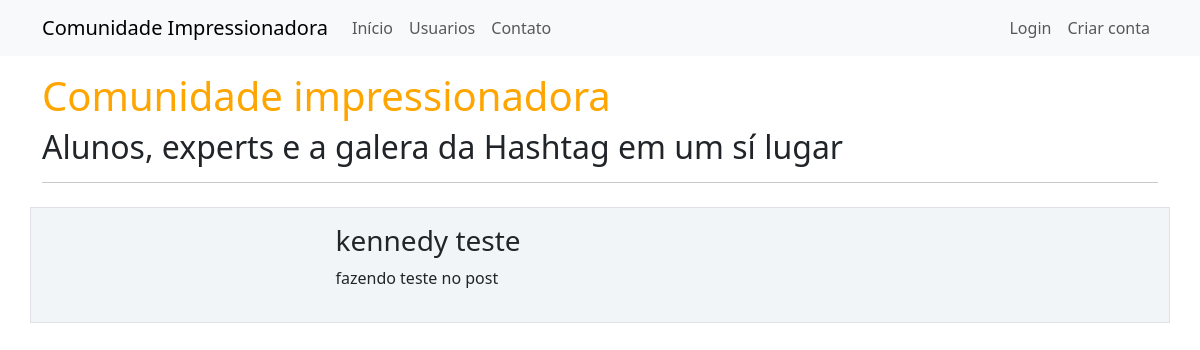
Before: / with the older database file.
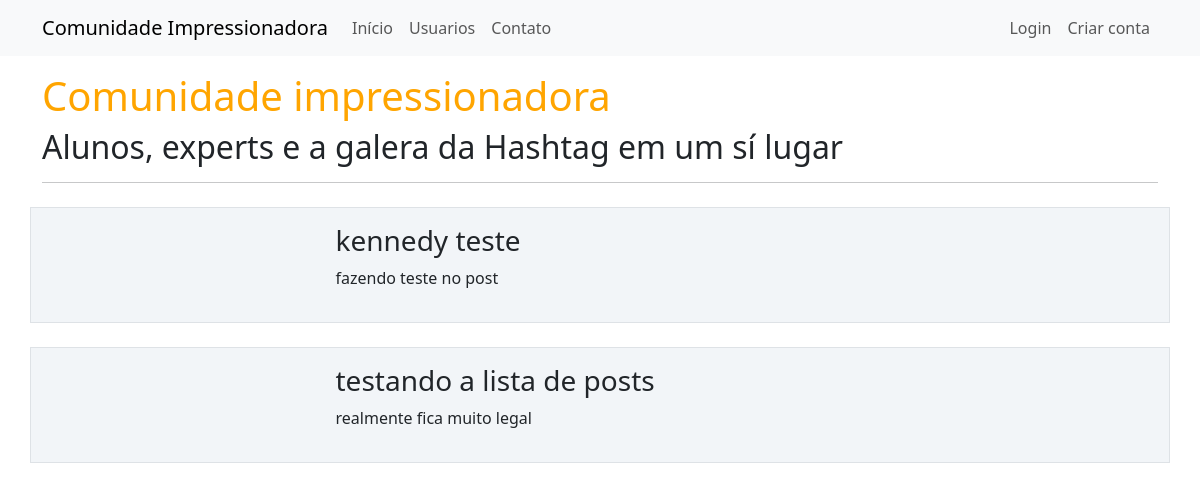
After: the same page with the newer database file.
### comunidadeimpressionadora/models.py (models this page shows)
class Post(database.Model):
    id = database.Column(database.Integer,primary_key = True)
    titulo = database.Column(database.String,nullable = False)
    corpo = database.Column(database.Text,nullable = False)
    data_criacao = database.Column(database.DateTime,nullable= False, default = datetime.utcnow )
    id_usuario = database.Column(database.Integer,database.ForeignKey('usuario.id'),nullable=False) #informando a chave estrangeira

### comunidadeimpressionadora/routes.py (the view)
@app.route('/')
def home():
    posts = Post.query.all()
    return render_template('home.html',posts=posts) #usando render_template para chamar o arquivo html

### comunidadeimpressionadora/templates/home.html (shortened to what this page needs)
{% extends 'base.html' %} {% block body %}
<div class="container mt-3">
  <h1 style="color:orange">Comunidade impressionadora</h1>
  <h2>Alunos, experts e a galera da Hashtag em um sí lugar</h2>
  <hr>
  {% for post in posts %}
  <div class="row border mt-4 p-3 meupost">
    <div class="col-3">
      <div class="image pe-2">
      </div>
    </div>
    <div class="col-9">
      <h3>{{ post.titulo }}</h3>
      <p>{{ post.corpo }}</p>
    </div>
  </div>
  {% endfor %}
</div>
{% endblock %}

### comunidadeimpressionadora/templates/base.html (shortened to what this page needs)
<!doctype html>
<html lang="pt-br">
<head>
  <link href="https://cdn.jsdelivr.net/npm/bootstrap@5.3.8/dist/css/bootstrap.min.css" rel="stylesheet"
 />
  <link rel="stylesheet" type="text/css" href="{{ url_for('static',filename='main.css') }}">
</head>
<body>
  {% include 'navbar.html' %}
  {% block body %}
  {% endblock %}
</body>
</html>

### comunidadeimpressionadora/templates/navbar.html
<nav class="navbar navbar-expand-lg navbar-light bg-light">
  <div class="container-fluid container">
    <a class="navbar-brand" href="{{url_for('home')}}">Comunidade Impressionadora</a>
    <div class="collapse navbar-collapse" id="navbarSupportedContent">
      <ul class="navbar-nav me-auto mb-2 mb-lg-0">
        <li class="nav-item">
          <a class="nav-link" aria-current="page" href="{{url_for('home')}}">Início</a>
        </li>
        <li class="nav-item">
          <a class="nav-link" href="{{ url_for('usuarios') }}">Usuarios</a>
        </li>
        <li class="nav-item">
          <a class="nav-link" href="{{ url_for('contato') }}">Contato</a>
        </li>
      </ul>
      {% if current_user.is_authenticated %}
      <ul class="navbar-nav d-flex">
        <li class="nav-item">
          <a class="nav-link" href="{{ url_for('criar_post') }}">Criar Post</a>
        </li>
        <li class="nav-item">
          <a class="nav-link" href="{{ url_for('perfil') }}">Perfil</a>
        </li>
        <li class="nav-item">
          <a class="nav-link" href="{{ url_for('sair') }}">Logout</a>
        </li>
      </ul>
      {% else %}
      <ul class="navbar-nav d-flex">
        <li class="nav-item">
          <a class="nav-link" href="{{ url_for('loginCriarConta') }}">Login</a>
        </li>
        <li class="nav-item">
          <a class="nav-link" href="{{ url_for('loginCriarConta') }}">Criar conta</a>
        </li>
      </ul>
      {% endif %}
    </div>
  </div>
</nav>

### comunidadeimpressionadora/static/main.css (style rules this page uses)
.meupost { background: #f2f5f8 !important; }

Changed rows visible on the page:
added Post: titulo "testando a lista de posts", corpo "realmente fica muito legal"
